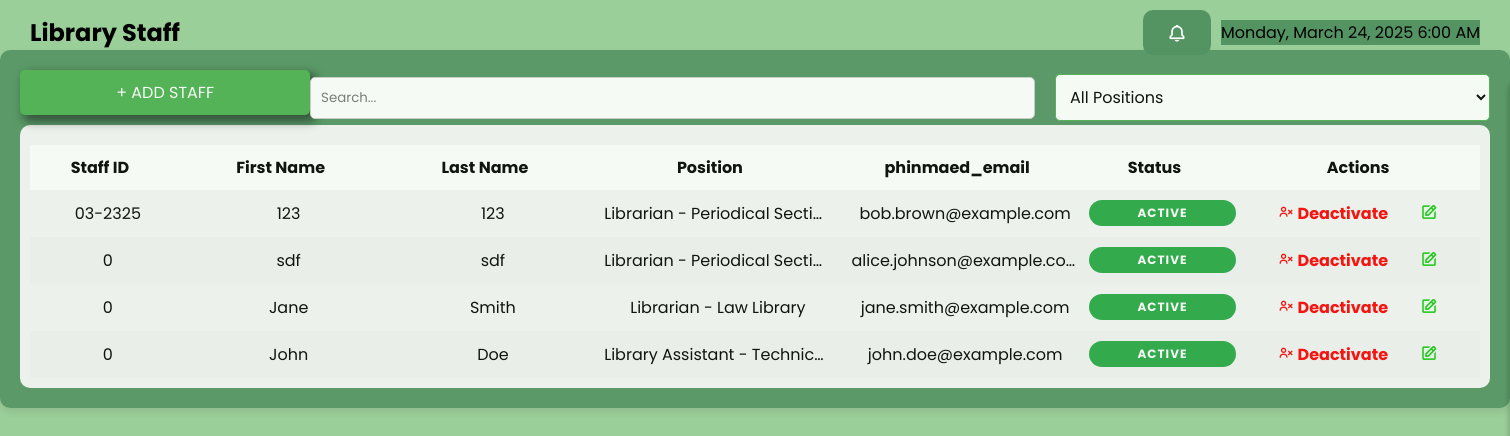
Page /staff.php on the committed database.
### tables this page shows
CREATE TABLE `staff` (
  `staff_id` int(11) NOT NULL,
  `staff_idNum` varchar(255) NOT NULL,
  `staff_first_name` varchar(255) NOT NULL,
  `staff_last_name` varchar(255) NOT NULL,
  `position` varchar(255) NOT NULL,
  `phinmaed_email` varchar(255) NOT NULL,
  `status` tinyint(1) NOT NULL DEFAULT 1
);

### staff.php (the view, shortened to what this page needs)
<?php
include 'db_config.php';
?>
<!DOCTYPE html>
<html lang="en">
<head>
    <link rel="stylesheet" href="staff.css">
    <link rel="stylesheet" href="global.css">
    <link href='https://unpkg.com/boxicons@2.1.1/css/boxicons.min.css' rel='stylesheet'>
</head>
<body>
<nav class="header">
    <h1>Library Staff</h1>
    <div class="header-actions">
        <button id="notificationButton" class="notification-btn">
            <i class='bx bx-bell'></i>
        </button>
        <div class="header-right">
            <?php echo date('l, F j, Y g:i A'); ?>
        </div>
    </div>
</nav>
<div class="container5">
    <div class="search-sort">
        <button id="openStaffFormButton" class="add-btn">+ ADD STAFF</button>
        <input type="text" id="search4" placeholder="Search...">
        <select id="positionFilter" class="filter-attendance">
            <option value="">All Positions</option>
        </select>
    </div>
    <div class="table-container2">
        <table>
            <thead>
                <tr>
                    <th data-column5="staff_idNum">Staff ID<i class='bx bx-sort sort-icon'></i></th>
                    <th data-column5="staff_first_name">First Name<i class='bx bx-sort sort-icon'></i></th>
                    <th data-column5="staff_last_name">Last Name<i class='bx bx-sort sort-icon'></i></th>
                    <th data-column5="position">Position<i class='bx bx-sort sort-icon'></i></th>
                    <th data-column5="phinmaed_email">phinmaed_email<i class='bx bx-sort sort-icon'></i></th>
                    <th data-column5="status">Status<i class='bx bx-sort sort-icon'></i></th>
                    <th>Actions</th>
                </tr>
            </thead>
            <tbody id="staffTableBody">
                <?php
                $result = $conn->query("SELECT * FROM staff ORDER BY staff_id DESC");
                if ($result->num_rows > 0) {
                    while ($row = $result->fetch_assoc()) {
                        $status = isset($row['status']) && $row['status'] == 1 ? 'Active' : 'Deactivated';
                        $toggleStatus = $row['status'] == 1 ? 'Deactivate' : 'Activate';
                        $toggleClass = $row['status'] == 1 ? 'deactivate-btn' : 'activate-btn';
                        $toggleIcon = $row['status'] == 1 ? 'bx-user-x' : 'bx-user-check';
                        $statusClass = $row['status'] == 1 ? 'status-active-staff' : 'status-deactivated';
                        echo "<tr>
                                <td>{$row['staff_idNum']}</td>
                                <td>{$row['staff_first_name']}</td>
                                <td>{$row['staff_last_name']}</td>
                                <td>{$row['position']}</td>
                                <td>{$row['phinmaed_email']}</td>
                                <td class='{$statusClass}'>{$status}</td>
                                <td>
                                    <form method='POST' class='toggle-status-form'>
                                        <input type='hidden' name='staff_id' value='{$row['staff_id']}'>
                                        <div class='actions_button'>
                                            <button type='submit' name='toggle_staff_status' class='toggle-staff-status-btn {$toggleClass}' onclick='return confirmToggleStatus(event, \"{$toggleStatus}\")'><i class='bx {$toggleIcon}'></i> {$toggleStatus}</button>
                                            <button type='button' class='edit-btn' onclick='editStaff({$row['staff_id']})'><i class='bx bx-edit ' ></i></button>
                                        </div>
                                    </form>
                                </td>
                              </tr>";
                    }
                } else {
                    echo "<tr><td colspan='8'>No Registered Staff.</td></tr>";
                }
                ?>
            </tbody>
        </table>
    </div>
</body>
</html>

### staff.css (style rules this page uses)
.table-container2 { width: 100%; height: 93%; overflow-y: auto; background: white; border-radius: 10px; padding: 10px; }
.toggle-staff-status-btn { cursor: pointer; font-size: 16px; border: none; background: transparent; padding: 0; font-weight: bold; }
.toggle-staff-status-btn.deactivate-btn { color: red; }
.status-active-staff { margin-top: 10px; display: flex; background-color: #28a745; color: #fff; padding: 4px 10px; border-radius: 50px; font-size: 12px; font-weight: bold; text-align: center; min-width: 60px; text-transform: uppercase; letter-spacing: 1px; justify-content: center; }

### global.css (style rules this page uses)
* { margin: 0; padding: 0; box-sizing: border-box; font-family: 'Poppins', sans-serif; }
:root { --body-color: #f5f5f5; --sidebar-color: linear-gradient(180deg, #1E5128, #000000); --primary-color: #549462; --primary-color-light: #f5f5f5; --toggle-color: #9cb69b; --text-color: #9b9b9b; --table-text-color: #000000; --success-color: #4CAF50; --hover-success-color: #388E3C; --danger-color: #D32F2F; --danger-hover-color: #B71C1C; --edit-button-color: #07c900; --tran-02: all 0.2s ease; --tran-05: all 0.5s ease; --font-size-base: 1rem; --spacing-base: 1rem; }
body { background-color: #9BCF99; transition: var(--tran-05); overflow-x: hidden; font-size: var(--font-size-base); }
.add-btn, .sort-btn, .filter-btn { padding: calc(var(--spacing-base) * 0.625); border-radius: 0.3125rem; cursor: pointer; font-size: calc(var(--font-size-base) * 1); align-items: center; gap: calc(var(--spacing-base) * 0.3125); transition: var(--tran-02); }
.add-btn { background-color: var(--success-color); color: white; border: none; width: 20%; margin-bottom: calc(var(--spacing-base) * 0.625); box-shadow: 5px 5px 10px 2px rgba(0,0,0,0.5); text-align: center; }
.filter-attendance { display: flex; align-items: center; background-color: white; border: 1px solid #4CAF50; padding: calc(var(--spacing-base) * 0.625); cursor: pointer; border-radius: 0.3125rem; font-size: calc(var(--font-size-base) * 1); gap: calc(var(--spacing-base) * 0.3125); width: 30%; }
.edit-btn { background: none; border: none; cursor: pointer; color: var(--edit-button-color); font-size: calc(var(--font-size-base) * 1.125); }
table { width: 100%; border-collapse: collapse; margin-top: calc(var(--spacing-base) * 0.625); }
thead { background-color: #ffffff; position: sticky; top: 0; z-index: 1; }
thead th, tbody td { padding: calc(var(--spacing-base) * 0.625); text-align: center; max-width: 150px; overflow: hidden; text-overflow: ellipsis; white-space: nowrap; }
thead th { cursor: pointer; }
body.dark thead th, tbody td { color: var(--table-text-color); }
tbody tr:nth-child(even) { background-color: #f2f2f2; }
.search-sort { display: flex; align-items: center; justify-content: space-between; border-radius: 0.625rem; }
.search-sort input { width: 50%; padding: calc(var(--spacing-base) * 0.625); border: 1px solid #ccc; border-radius: 0.3125rem; margin-right: calc(var(--spacing-base) * 1.25); display: flex; }
.container, .container2, .container3, .container4,.container5 { width: 100%; height: 95%; margin-top: 50px; padding: calc(var(--spacing-base) * 1.25); background-color: var(--primary-color); border-radius: 0.625rem; box-shadow: 0 4px 8px rgba(0, 0, 0, 0.1); opacity: 0.9; transition: var(--tran-05) ease; }
body.dark .container, .container2, .container3, .container4,.container5 { background: var(--primary-color); }
body.dark .table-container5,.table-container,.table-container1,.table-container3,.table-container4,.table-container2 { background: var(--body-color); }
.header-right { background:var(--primary-color); }
.notification-btn { background: none; border: none; cursor: pointer; color: white; font-size: 1.25rem; background: var(--primary-color); border-radius: 0.625rem; display: flex; align-items: center; justify-content: center; padding: 0.625rem; padding-right: 1.5rem; padding-left: 1.5rem; height: 45px; }
.header-actions { display: flex; align-items: center; gap: 10px; }
.header { position: absolute; top: 10px; left: 0; right: 0; display: flex; align-items: center; justify-content: space-between; width: 100%; padding: 0 30px; }
.actions_button { display: flex; justify-content: space-evenly; align-items: center; width: 100%; }

### rows in the picture
staff: staff_idNum "03-2325", staff_first_name "123", staff_last_name "123", position "Librarian - Periodical Secti…", phinmaed_email "bob.brown@example.com", status "ACTIVE", status "Deactivate"
staff: staff_idNum "0", staff_first_name "sdf", staff_last_name "sdf", position "Librarian - Periodical Secti…", phinmaed_email "alice.johnson@example.co…", status "ACTIVE", status "Deactivate"
staff: staff_idNum "0", staff_first_name "Jane", staff_last_name "Smith", position "Librarian - Law Library", phinmaed_email "jane.smith@example.com", status "ACTIVE", status "Deactivate"
staff: staff_idNum "0", staff_first_name "John", staff_last_name "Doe", position "Library Assistant - Technic…", phinmaed_email "john.doe@example.com", status "ACTIVE", status "Deactivate"
